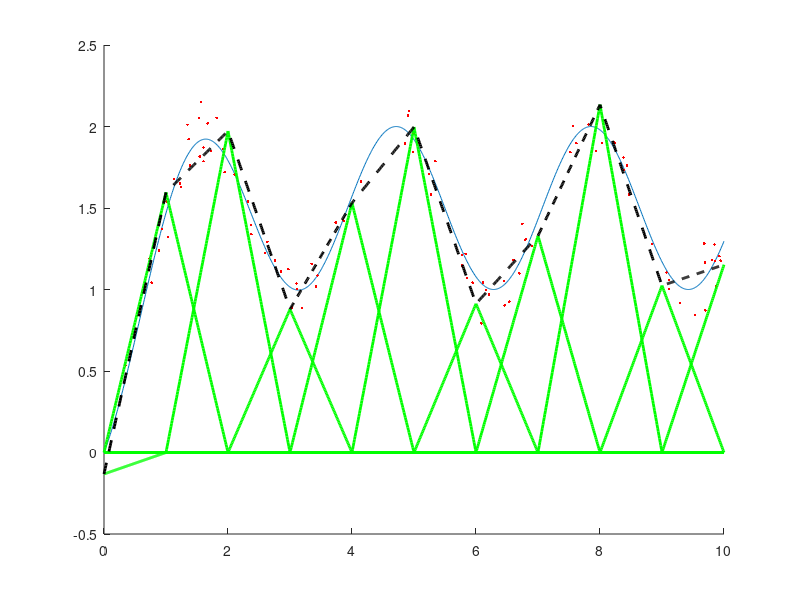

This chart was generated by the following MATLAB code:
function approx_demo

clf;

f = inline('sin(x).^2  + tanh(x)');

x = 0:0.01:10;
y = f(x);


xdata = 10*rand(100,1);
ydata = f(xdata)+0.1*randn(100,1);

hold on;
plot(x,y);

pause;

plot(xdata,ydata,'r.');

pause;

% radial basis functions:
%phi = inline('exp(-(x-m).^2)','x','m');

% "fourier" basis
%phi = inline('sin(m*x/(2*pi))','x','m');

%% polynomial basis
%%phi = inline('x.^m','x','m');

% barycentric (linear) interpolation
phi = inline('max(1-abs(m-x),0)','x','m');

% means of basis function
m = 0:1:10;  
%m = 0:0.1:10;   % shows some overfitting for rbfs

for i=1:length(m)
  yf = phi(x,m(i));
  P(:,i) = phi(xdata,m(i));
  plot(x,yf,'g','LineWidth',2);
end

w = pinv(P'*P)*P'*ydata;

pause;

clf;
hold on;
plot(x,y);
plot(xdata,ydata,'r.');

yhat = zeros(size(y));
for i=1:length(m)
  yf = w(i)*phi(x,m(i));
  yhat = yhat + yf;
  plot(x,yf,'g','LineWidth',2);
end

axis([0,10,-0.5,2.5]);

pause;
plot(x,yhat,'k--','LineWidth',2);